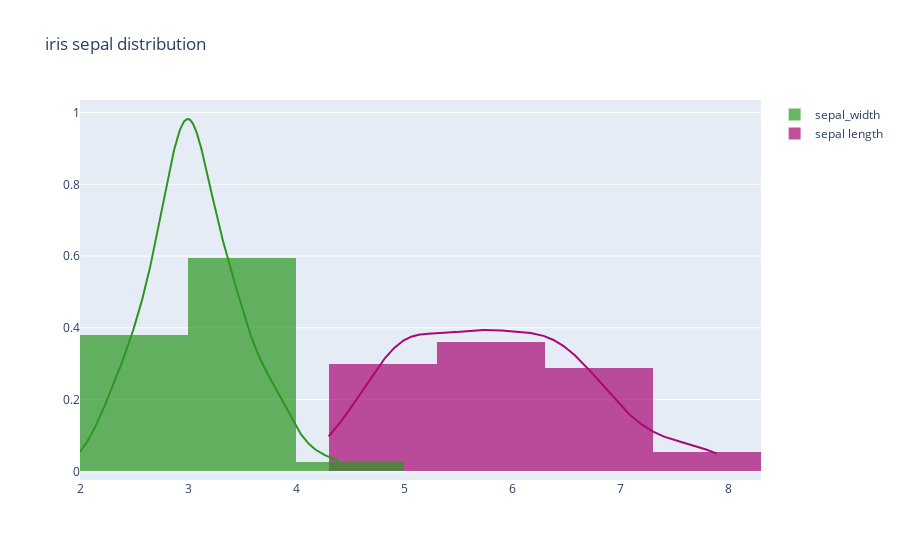

Here is the notebook cell this chart was saved with:
### Code cell
fig = ff.create_distplot(hist_data = [iris.sepal_length.values.tolist(), iris.sepal_width.values.tolist()],
                        group_labels = ['sepal length', 'sepal_width'],
                        colors = ['#A80874', '#2B9720'],
                        show_rug= False
                        )
fig.layout.update(title = 'iris sepal distribution')
fig

### Figure 1 — Plotly figure (JSON) as saved in the notebook; plotly's stock layout.template omitted (floating-point values rounded to 4 significant figures; data arrays with more than 128 entries replaced by an {"elided": "..."} marker saying what was removed)
{"data": [{"autobinx": false, "histnorm": "probability density", "legendgroup": "sepal length", "marker": {"color": "#A80874"}, "name": "sepal length", "opacity": 0.7, "type": "histogram", "x": {"elided": "150 float values"}, "xaxis": "x", "xbins": {"end": 7.9, "size": 1, "start": 4.3}, "yaxis": "y"}, {"autobinx": false, "histnorm": "probability density", "legendgroup": "sepal_width", "marker": {"color": "#2B9720"}, "name": "sepal_width", "opacity": 0.7, "type": "histogram", "x": {"elided": "150 float values"}, "xaxis": "x", "xbins": {"end": 4.4, "size": 1, "start": 2}, "yaxis": "y"}, {"legendgroup": "sepal length", "marker": {"color": "#A80874"}, "mode": "lines", "name": "sepal length", "showlegend": false, "type": "scatter", "x": {"elided": "500 float values"}, "xaxis": "x", "y": {"elided": "500 float values"}, "yaxis": "y"}, {"legendgroup": "sepal_width", "marker": {"color": "#2B9720"}, "mode": "lines", "name": "sepal_width", "showlegend": false, "type": "scatter", "x": {"elided": "500 float values"}, "xaxis": "x", "y": {"elided": "500 float values"}, "yaxis": "y"}], "layout": {"barmode": "overlay", "hovermode": "closest", "legend": {"traceorder": "reversed"}, "title": {"text": "iris sepal distribution"}, "xaxis": {"anchor": "y2", "domain": [0, 1], "zeroline": false}, "yaxis": {"anchor": "free", "domain": [0, 1], "position": 0}}}
